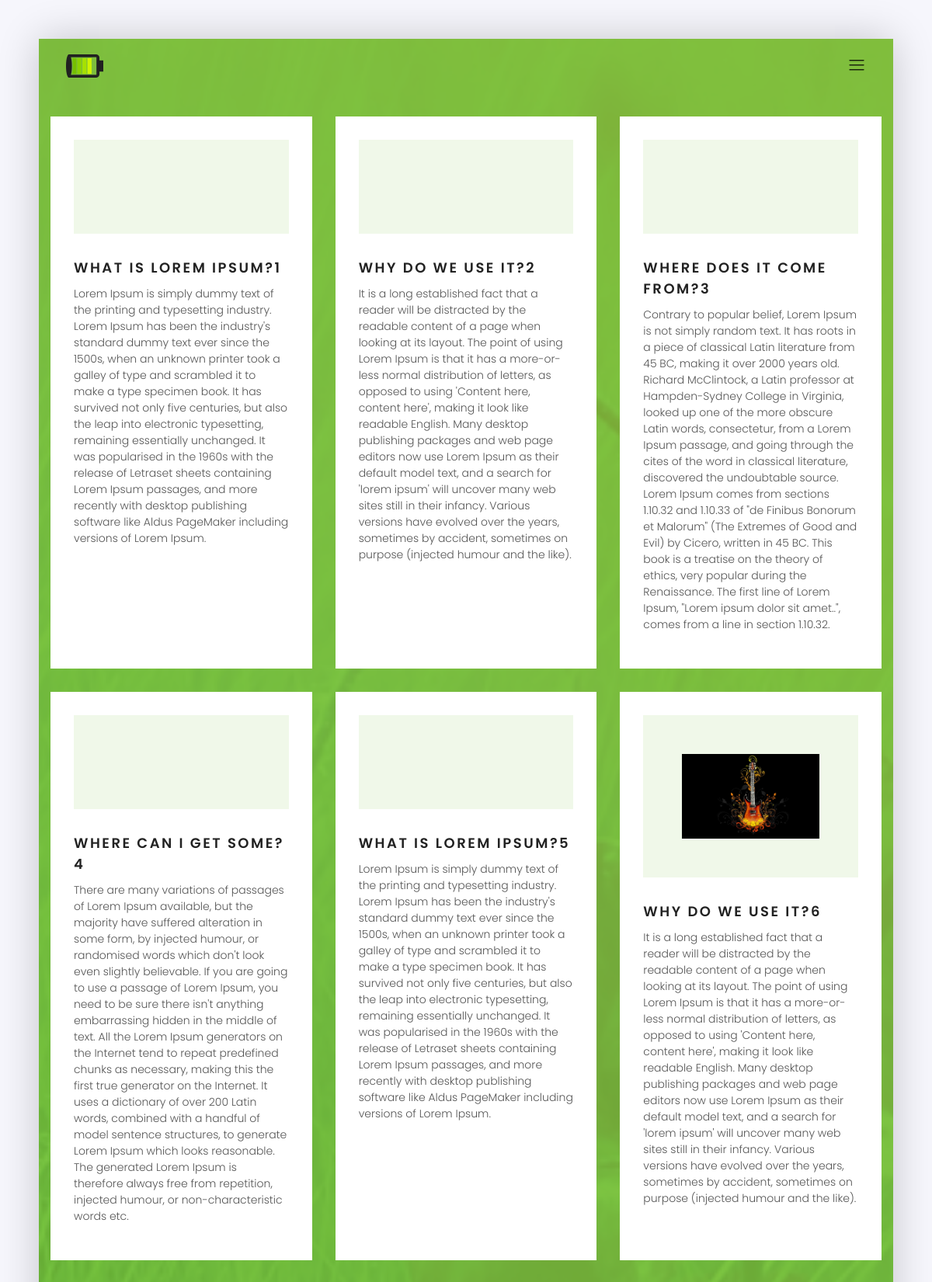
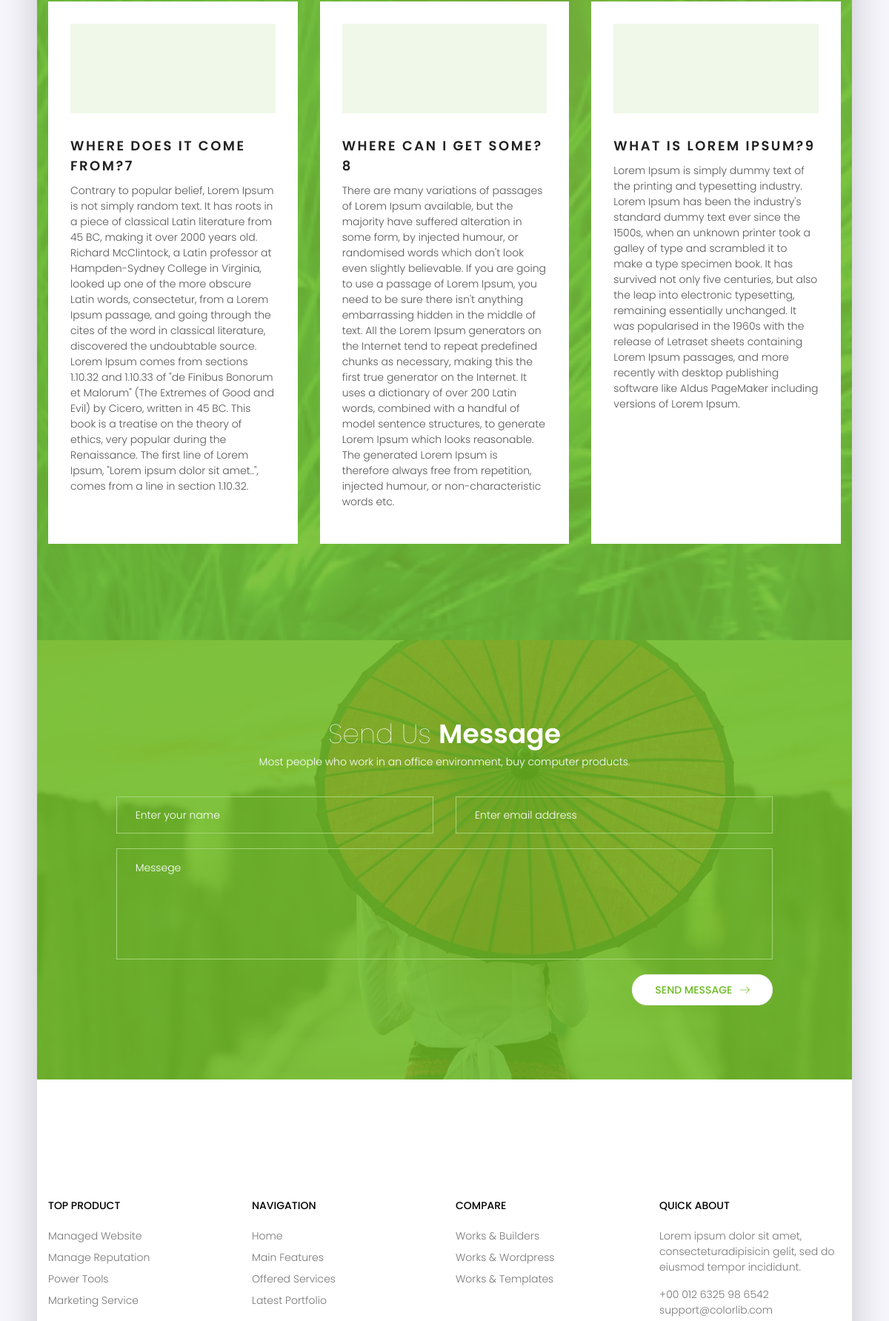
The page / (upper part) on the database its author committed (2 pictures, top to bottom).
### blog/models.py (models this page shows, shortened)
class Blog(models.Model):
    user = models.ForeignKey(User, on_delete=models.CASCADE)
    title = models.CharField(max_length=100)
    slug = models.SlugField(blank=True, null=True)
    content = models.TextField()
    publish = models.DateTimeField(default=datetime.datetime.now, blank=True)
    img = models.ImageField(upload_to='uploads')

### blog/views.py (the view)
# urls.py: path('' , BlogListView.as_view() , name='home'),
class BlogListView(ListView):
    model = Blog
    template_name='home.html'

### blog/templates/home.html (shortened to what this page needs)
{% extends 'base.html' %}
{% load static %}
{% block body %}
  <section class="feature-area pt-100 pb-100  relative">
	<div class="container">
		<div class="row">
				{% for post in object_list %}
			<div  class="col-lg-4 col-sm-6 d-flex align-items-stretch">
				<div  class="single-feature">
						<a href="{% url 'detail' post.slug %}">
					<div  class="icon">
							<img style="width:100%"  src="{{post.img.url}}" alt="">
					</div>
					<div class="desc">
						<h2 class="text-uppercase">{{post.title}}</h2>
					</a>
						<p>{{post.content}}</p>
					</div>
				</div>
			</div>
			{% endfor %}
{% endblock body %}

### blog/templates/base.html (shortened to what this page needs)
{% load static %}
<!DOCTYPE html>
<html lang="zxx" class="no-js">
<head>
		<link rel="stylesheet" href="{% static 'css/linearicons.css' %}">
		<link rel="stylesheet" href="{% static 'css/owl.carousel.css' %}">
		<link rel="stylesheet" href="{% static 'css/font-awesome.min.css' %}">
		<link rel="stylesheet" href="{% static 'css/nice-select.css' %}">
		<link rel="stylesheet" href="{% static 'css/magnific-popup.css' %}">
		<link rel="stylesheet" href="{% static 'css/bootstrap.css' %}">
		<link rel="stylesheet" href="{% static 'css/main.css' %}">
	</head>
	<body>
	<div class="oz-body-wrap">
		<header class="default-header">
			<div class="container-fluid">
				<div class="header-wrap">
					<div class="header-top d-flex justify-content-between align-items-center">
						<div class="logo">
							<a href="{% url 'home'%}"><img src="{% static 'img/logo.png' %}" alt=""></a>
						</div>
						<div class="main-menubar d-flex align-items-center">
							<div class="menu-bar"><span class="lnr lnr-menu"></span></div>
						</div>
					</div>
				</div>
			</div>
		</header>
{% block body %}
{% endblock body %}
		<section class="contact-area pt-100 pb-100 relative">
			<div class="overlay overlay-bg"></div>
			<div class="container">
				<div class="row justify-content-center text-center">
					<div class="single-contact col-lg-6 col-md-8">
						<h2 class="text-white">Send Us <span>Message</span></h2>
						<p class="text-white">
							Most people who work in an office environment, buy computer products.
						</p>
					</div>
				</div>
				<form id="myForm" action="mail.php" method="post" class="contact-form">
					<div class="row justify-content-center">
						<div class="col-lg-5">
							<input name="fname" placeholder="Enter your name" onfocus="this.placeholder = ''" onblur="this.placeholder = 'Enter your name'" class="common-input mt-20" required="" type="text">
						</div>
						<div class="col-lg-5">
							<input name="email" placeholder="Enter email address" pattern="[A-Za-z0-9._%+-]+@[A-Za-z0-9.-]+\.[A-Za-z]{1,63}$" onfocus="this.placeholder = ''" onblur="this.placeholder = 'Enter email address'" class="common-input mt-20" required="" type="email">
						</div>
						<div class="col-lg-10">
							<textarea class="common-textarea mt-20" name="message" placeholder="Messege" onfocus="this.placeholder = ''" onblur="this.placeholder = 'Messege'" required=""></textarea>
					</div>
					<div class="col-lg-10 d-flex justify-content-end">
						<button class="primary-btn white-bg d-inline-flex align-items-center mt-20"><span class="mr-10">Send Message</span><span class="lnr lnr-arrow-right"></span></button> <br>
					</div>
					</div>
				</form>
			</div>
		</section>
		<footer class="section-gap">
			<div class="container">
				<div class="row pt-60">
					<div class="col-lg-3 col-sm-6">
						<div class="single-footer-widget">
							<h6 class="text-uppercase mb-20">Top Product</h6>
							<ul class="footer-nav">
								<li><a href="#">Managed Website</a></li>
								<li><a href="#">Manage Reputation</a></li>
								<li><a href="#">Power Tools</a></li>
								<li><a href="#">Marketing Service</a></li>
							</ul>
						</div>
					</div>
					<div class="col-lg-3 col-sm-6">
						<div class="single-footer-widget">
							<h6 class="text-uppercase mb-20">Navigation</h6>
							<ul class="footer-nav">
								<li><a href="#">Home</a></li>
								<li><a href="#">Main Features</a></li>
								<li><a href="#">Offered Services</a></li>
								<li><a href="#">Latest Portfolio</a></li>
							</ul>
						</div>
					</div>
					<div class="col-lg-3 col-sm-6">
						<div class="single-footer-widget">
							<h6 class="text-uppercase mb-20">Compare</h6>
							<ul class="footer-nav">
								<li><a href="#">Works & Builders</a></li>
								<li><a href="#">Works & Wordpress</a></li>
								<li><a href="#">Works & Templates</a></li>
							</ul>
						</div>
					</div>
					<div class="col-lg-3 col-sm-6">
						<div class="single-footer-widget">
							<h6 class="text-uppercase mb-20">Quick About</h6>
							<p>
								Lorem ipsum dolor sit amet, consecteturadipisicin gelit, sed do eiusmod tempor incididunt.
							</p>
							<p>
								+00 012 6325 98 6542 <br>
								support@colorlib.com
							</p>
						</div>
					</div>
				</div>
			</div>
		</footer>
	</body>
</html>

### blog/static/css/main.css (style rules this page uses)
body { color:#777;font-family:"Poppins",sans-serif;font-size:14px;font-weight:300;line-height:1.5em;position:relative }
ol,ul { margin:0;padding:0;list-style:none }
a { -webkit-transition:all 0.3s ease 0s;-moz-transition:all 0.3s ease 0s;-o-transition:all 0.3s ease 0s;transition:all 0.3s ease 0s }
a,a:focus,a:hover { text-decoration:none;outline:0;color:#777 }
h1,h2,h3,h4,h5,h6 { font-family:"Poppins",sans-serif;color:#222;line-height:1.5em;margin-bottom:0;margin-top:0;font-weight:500 }
h2,.h2 { font-size:30px }
h6,.h6 { font-size:14px;color:#222 }
.mt-20 { margin-top:20px }
.mr-10 { margin-right:10px }
.mb-20 { margin-bottom:20px }
.pt-60 { padding-top:60px }
.pt-100 { padding-top:100px }
.pb-100 { padding-bottom:100px }
.text-white { color:#fff }
.relative { position:relative }
.overlay { position:absolute;left:0;right:0;top:0;bottom:0 }
h2 { font-size:30px }
h6 { font-size:14px }
h1,h2,h3,h4,h5,h6 { line-height:1.5em }
body { position:relative }
.default-header { padding:20px;position:absolute;top:0;left:0;width:100%;z-index:9 }
.menu-bar { cursor:pointer }
.menu-bar span { color:#000;font-size:24px }
.main-menubar { position:relative }
body { background:#f6f6fc }
.oz-body-wrap { box-shadow:0px 0px 50px 0px rgba(0,0,0,0.2);margin:50px;position:relative }
.section-gap { padding:100px 0 }
.primary-btn { line-height:40px;padding:0 30px;border-radius:20px;background:transparent;border:1px solid #fff;color:#222;display:inline-block;font-weight:500;position:relative;-webkit-transition:all 0.3s ease 0s;-moz-transition:all 0.3s ease 0s;-o-transition:all 0.3s ease 0s;transition:all 0.3s ease 0s;cursor:pointer;text-transform:uppercase }
.primary-btn span { color:#fff;position:relative;z-index:2 }
.primary-btn .mr-10 { -webkit-transition:all 0.3s ease 0s;-moz-transition:all 0.3s ease 0s;-o-transition:all 0.3s ease 0s;transition:all 0.3s ease 0s }
.primary-btn.white-bg { background:#fff;border:1px solid #eee;color:#6cbb23 }
.primary-btn.white-bg span { color:#6cbb23;-webkit-transition:all 0.3s ease 0s;-moz-transition:all 0.3s ease 0s;-o-transition:all 0.3s ease 0s;transition:all 0.3s ease 0s }
.feature-area { background:url(../img/video-bg.jpg) no-repeat center center/cover }
.feature-area .icon { font-size:100px;color:#fff;background:#f0f8e9;text-align:center;padding:50px;-webkit-transition:all 0.3s ease 0s;-moz-transition:all 0.3s ease 0s;-o-transition:all 0.3s ease 0s;transition:all 0.3s ease 0s }
.feature-area .desc { margin-top:30px }
.feature-area .desc h2 { font-size:18px;font-weight:600;margin-bottom:10px;letter-spacing:2.5px }
.feature-area .desc p { color:#555 }
.single-feature { background-color:#fff;padding:30px;margin-bottom:30px }
.contact-area { background:url(../img/contact-bg.jpg) no-repeat center center/cover;color:#fff }
.contact-area .overlay-bg { background:rgba(108,187,35,0.85) }
.contact-area h2 { font-size:36px;font-weight:100 }
.contact-area h2 span { font-weight:600 }
.contact-area p { font-size:14px;font-weight:300 }
.common-input { border:1px solid #a6d477;line-height:48px;width:100%;display:block;background:transparent;padding:0 25px;color:#fff }
.common-textarea { border:1px solid #a6d477;width:100%;display:block;background:transparent;padding:15px 25px;color:#fff;height:150px;resize:none }
footer { background:#fff }
footer .footer-nav li { margin-top:8px }
footer .footer-nav li a { color:#777 }
.single-footer-widget { margin-bottom:30px }
.single-footer-widget h6 { color:#000 }
.white-bg { background:#fff }

### rows shown on the page
Blog: title "WHAT IS LOREM IPSUM?1", content "Lorem Ipsum is simply dummy text of the printing and typesetting industry. Lorem Ipsum has been the industry's standard dummy text ever since the 1500s, when an unknown printer took a galley of type and scrambled it to make a type specimen book. It has survived not only five centuries, but also the leap into electronic typesetting, remaining essentially unchanged. It was popularised in the 1960s with the release of Letraset sheets containing Lorem Ipsum passages, and more recently with desktop publishing software like Aldus PageMaker including versions of Lorem Ipsum."
Blog: title "WHY DO WE USE IT?2", content "It is a long established fact that a reader will be distracted by the readable content of a page when looking at its layout. The point of using Lorem Ipsum is that it has a more-or-less normal distribution of letters, as opposed to using 'Content here, content here', making it look like readable English. Many desktop publishing packages and web page editors now use Lorem Ipsum as their default model text, and a search for 'lorem ipsum' will uncover many web sites still in their infancy. Various versions have evolved over the years, sometimes by accident, sometimes on purpose (injected humour and the like)."
Blog: title "WHERE DOES IT COME FROM?3", content "Contrary to popular belief, Lorem Ipsum is not simply random text. It has roots in a piece of classical Latin literature from 45 BC, making it over 2000 years old. Richard McClintock, a Latin professor at Hampden-Sydney College in Virginia, looked up one of the more obscure Latin words, consectetur, from a Lorem Ipsum passage, and going through the cites of the word in classical literature, discovered the undoubtable source. Lorem Ipsum comes from sections 1.10.32 and 1.10.33 of \"de Finibus Bonorum et Malorum\" (The Extremes of Good and Evil) by Cicero, written in 45 BC. This book is a treatise on the theory of ethics, very popular during the Renaissance. The first line of Lorem Ipsum,…"
Blog: title "WHERE CAN I GET SOME?4", content "There are many variations of passages of Lorem Ipsum available, but the majority have suffered alteration in some form, by injected humour, or randomised words which don't look even slightly believable. If you are going to use a passage of Lorem Ipsum, you need to be sure there isn't anything embarrassing hidden in the middle of text. All the Lorem Ipsum generators on the Internet tend to repeat predefined chunks as necessary, making this the first true generator on the Internet. It uses a dictionary of over 200 Latin words, combined with a handful of model sentence structures, to generate Lorem Ipsum which looks reasonable. The generated Lorem Ipsum is therefore always free from…"
Blog: title "WHAT IS LOREM IPSUM?5", content "Lorem Ipsum is simply dummy text of the printing and typesetting industry. Lorem Ipsum has been the industry's standard dummy text ever since the 1500s, when an unknown printer took a galley of type and scrambled it to make a type specimen book. It has survived not only five centuries, but also the leap into electronic typesetting, remaining essentially unchanged. It was popularised in the 1960s with the release of Letraset sheets containing Lorem Ipsum passages, and more recently with desktop publishing software like Aldus PageMaker including versions of Lorem Ipsum."
Blog: img (picture), title "WHY DO WE USE IT?6", content "It is a long established fact that a reader will be distracted by the readable content of a page when looking at its layout. The point of using Lorem Ipsum is that it has a more-or-less normal distribution of letters, as opposed to using 'Content here, content here', making it look like readable English. Many desktop publishing packages and web page editors now use Lorem Ipsum as their default model text, and a search for 'lorem ipsum' will uncover many web sites still in their infancy. Various versions have evolved over the years, sometimes by accident, sometimes on purpose (injected humour and the like)."
Blog: title "WHERE DOES IT COME FROM?7", content "Contrary to popular belief, Lorem Ipsum is not simply random text. It has roots in a piece of classical Latin literature from 45 BC, making it over 2000 years old. Richard McClintock, a Latin professor at Hampden-Sydney College in Virginia, looked up one of the more obscure Latin words, consectetur, from a Lorem Ipsum passage, and going through the cites of the word in classical literature, discovered the undoubtable source. Lorem Ipsum comes from sections 1.10.32 and 1.10.33 of \"de Finibus Bonorum et Malorum\" (The Extremes of Good and Evil) by Cicero, written in 45 BC. This book is a treatise on the theory of ethics, very popular during the Renaissance. The first line of Lorem Ipsum,…"
Blog: title "WHERE CAN I GET SOME?8", content "There are many variations of passages of Lorem Ipsum available, but the majority have suffered alteration in some form, by injected humour, or randomised words which don't look even slightly believable. If you are going to use a passage of Lorem Ipsum, you need to be sure there isn't anything embarrassing hidden in the middle of text. All the Lorem Ipsum generators on the Internet tend to repeat predefined chunks as necessary, making this the first true generator on the Internet. It uses a dictionary of over 200 Latin words, combined with a handful of model sentence structures, to generate Lorem Ipsum which looks reasonable. The generated Lorem Ipsum is therefore always free from…"
Blog: title "WHAT IS LOREM IPSUM?9", content "Lorem Ipsum is simply dummy text of the printing and typesetting industry. Lorem Ipsum has been the industry's standard dummy text ever since the 1500s, when an unknown printer took a galley of type and scrambled it to make a type specimen book. It has survived not only five centuries, but also the leap into electronic typesetting, remaining essentially unchanged. It was popularised in the 1960s with the release of Letraset sheets containing Lorem Ipsum passages, and more recently with desktop publishing software like Aldus PageMaker including versions of Lorem Ipsum."
